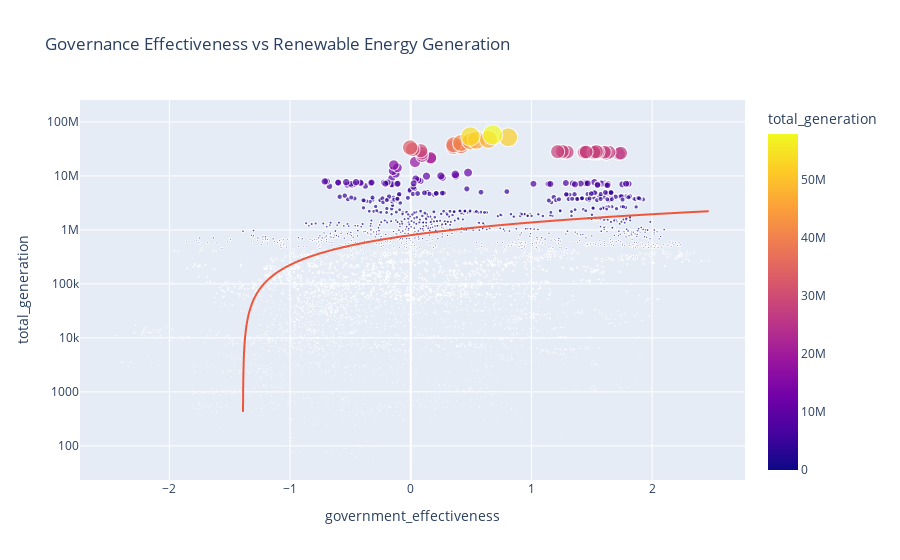

Write notebook code for a chart like this one.
### Markdown cell above
Whether governance quality is associated with higher renewable adoption

### Code cell
#RQ Governance vs renewable adoption
#This explores whether governance indicators are correlated with renewable adoption.

rq2_sql = """
SELECT 
    e.iso,
    c.country,
    e.year,
    SUM(e.electricity_generation_gwh) AS total_generation,
    g.control_of_corruption,
    g.government_effectiveness,
    g.political_stability,
    g.rule_of_law,
    g.regulatory_quality,
    g.voice_accountability
FROM irena_energy e
JOIN country c ON e.iso = c.iso
JOIN (
    SELECT 
        iso,
        year,
        MAX(CASE WHEN indicator='cc' THEN estimate END) AS control_of_corruption,
        MAX(CASE WHEN indicator='ge' THEN estimate END) AS government_effectiveness,
        MAX(CASE WHEN indicator='pv' THEN estimate END) AS political_stability,
        MAX(CASE WHEN indicator='rl' THEN estimate END) AS rule_of_law,
        MAX(CASE WHEN indicator='rq' THEN estimate END) AS regulatory_quality,
        MAX(CASE WHEN indicator='va' THEN estimate END) AS voice_accountability
    FROM wgi_governance
    GROUP BY iso, year
) g ON c.iso = g.iso AND e.year = g.year
GROUP BY e.iso, c.country, e.year;
"""

rq2_df = utils.run_sql(rq2_sql)

# Convert relevant columns to numeric, coercing errors to NaN
rq2_df['government_effectiveness'] = pd.to_numeric(rq2_df['government_effectiveness'], errors='coerce')
rq2_df['total_generation'] = pd.to_numeric(rq2_df['total_generation'], errors='coerce')

# Drop rows with NaNs in these columns to avoid plotting issues
rq2_df_clean = rq2_df.dropna(subset=['government_effectiveness', 'total_generation'])

# Scatter plot with trendline to show the correlation.: total_generation vs gov indicator
fig_rq2 = px.scatter(
    #rq2_df,
    rq2_df_clean,
    x="government_effectiveness",
    y="total_generation",
    size="total_generation",
    color="total_generation",
    hover_name="country",
    trendline="ols",
    title="Governance Effectiveness vs Renewable Energy Generation"
)
fig_rq2.update_yaxes(type="log")
show_and_save(fig_rq2, "rq2", "rq2_gov_vs_renewable")

### Figure 1 — Plotly figure (JSON) as saved in the notebook; plotly's stock layout.template omitted (floating-point values rounded to 4 significant figures; data arrays with more than 128 entries replaced by an {"elided": "..."} marker saying what was removed)
{"data": [{"hovertemplate": "<b>%{hovertext}</b><br><br>government_effectiveness=%{x}<br>total_generation=%{marker.color}<extra></extra>", "hovertext": {"elided": "4156 str values"}, "legendgroup": "", "marker": {"color": {"elided": "4156 float values"}, "coloraxis": "coloraxis", "size": {"elided": "4156 float values"}, "sizemode": "area", "sizeref": 144500.0, "symbol": "circle"}, "mode": "markers", "name": "", "showlegend": false, "type": "scattergl", "x": {"elided": "4156 float values"}, "xaxis": "x", "y": {"elided": "4156 float values"}, "yaxis": "y"}, {"hovertemplate": "<b>OLS trendline</b><br>total_generation = 575312 * government_effectiveness + 799963<br>R<sup>2</sup>=0.027340<br><br>government_effectiveness=%{x}<br>total_generation=%{y} <b>(trend)</b><extra></extra>", "legendgroup": "", "marker": {"symbol": "circle"}, "mode": "lines", "name": "", "showlegend": false, "type": "scattergl", "x": {"elided": "4156 float values"}, "xaxis": "x", "y": {"elided": "4156 float values"}, "yaxis": "y"}], "layout": {"coloraxis": {"colorbar": {"title": {"text": "total_generation"}}, "colorscale": [[0, "#0d0887"], [0.1111, "#46039f"], [0.2222, "#7201a8"], [0.3333, "#9c179e"], [0.4444, "#bd3786"], [0.5556, "#d8576b"], [0.6667, "#ed7953"], [0.7778, "#fb9f3a"], [0.8889, "#fdca26"], [1, "#f0f921"]]}, "legend": {"itemsizing": "constant", "tracegroupgap": 0}, "title": {"text": "Governance Effectiveness vs Renewable Energy Generation"}, "xaxis": {"anchor": "y", "domain": [0, 1], "title": {"text": "government_effectiveness"}}, "yaxis": {"anchor": "x", "domain": [0, 1], "title": {"text": "total_generation"}, "type": "log"}}}
